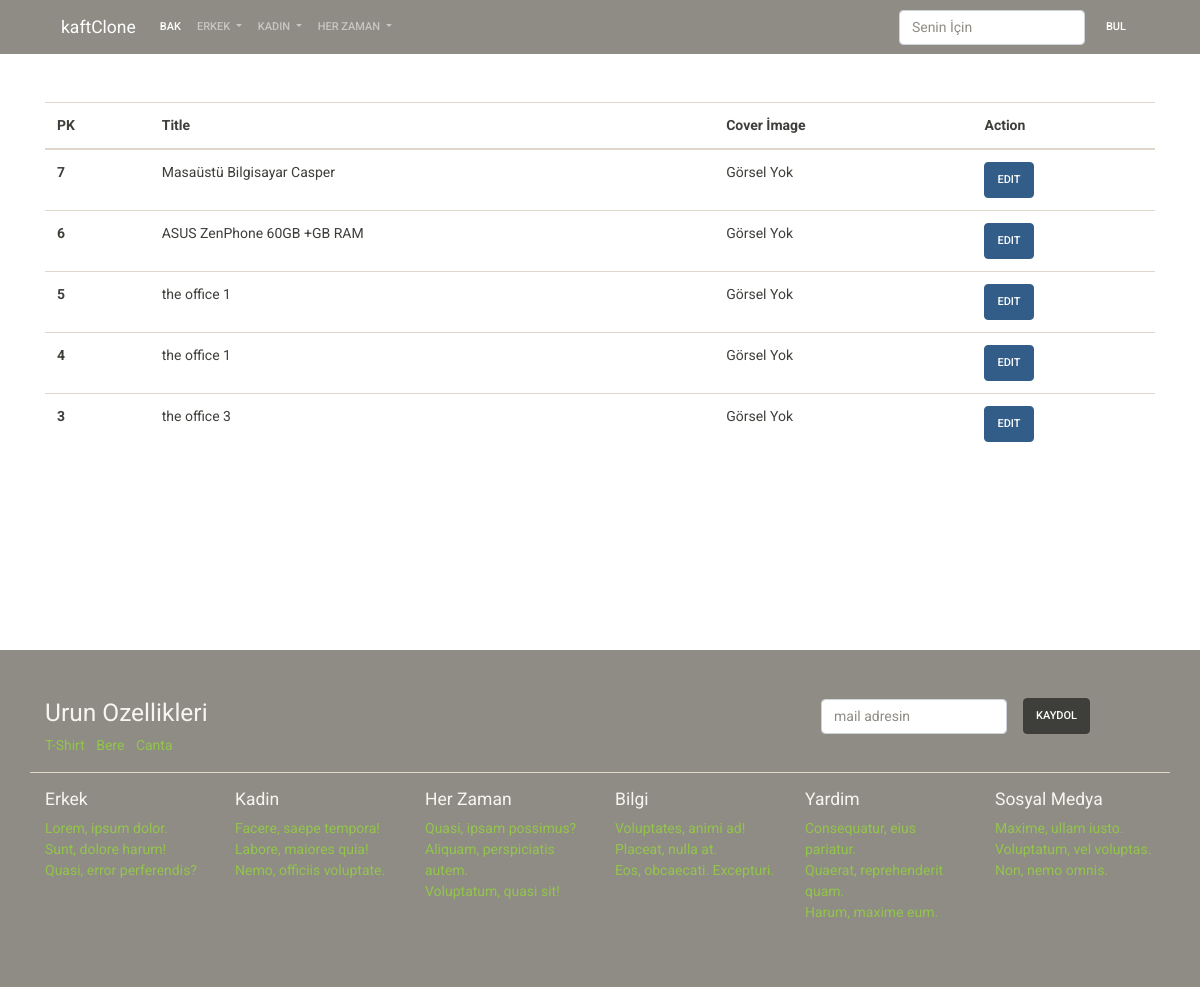
Page /manage/carousel/list/ on the earlier database version.
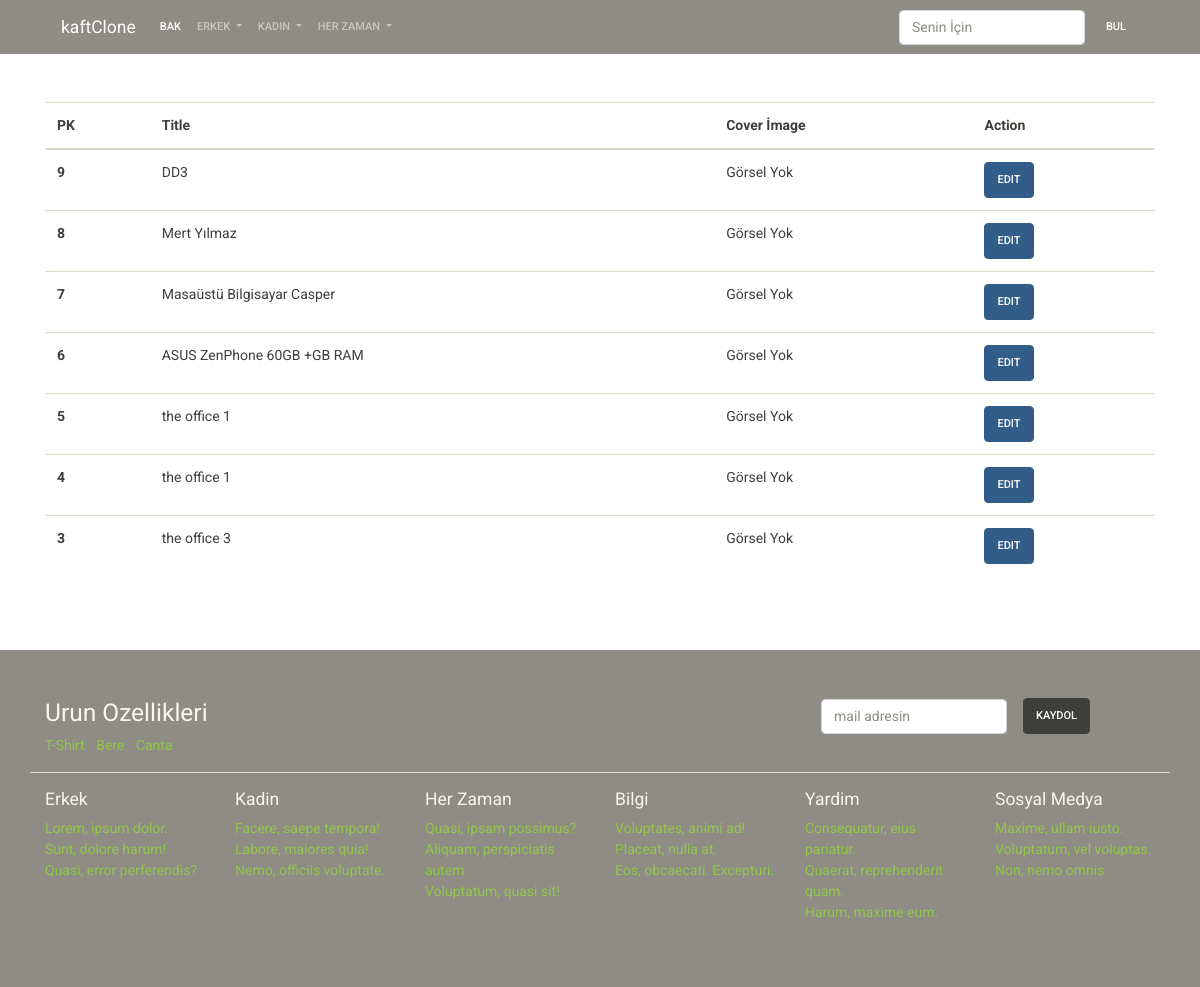
Same page on the later database version.
### page/models.py (models this page shows)
class Carousel(models.Model):
    title = models.CharField(max_length=200, blank=True, null=True)
    cover_image = models.ImageField(
        upload_to="carousel",
        null=True,
        blank=True,
    )
    status = models.CharField(
        default=DEFAULT_STATUS,
        choices=STATUS,
        max_length=10,
    )
    created_at = models.DateTimeField(auto_now_add=True)
    updated_at = models.DateTimeField(auto_now=True)

### page/views.py (the view)
# urls.py: path('carousel/list/', carousel_list, name='carousel_list'),
def carousel_list(request):
    context = dict()
    context["carousel"] = Carousel.objects.all().order_by("-pk")
    return render(request, "manage/carousel_list.html", context)

### templates/manage/carousel_list.html
{% extends 'base/base.html' %}
{% block content %}
<div class="container mt-5" style="height: 500px;">
    <div class="row">
        <div class="col-sm-12 ">
            <table class="table">
                <thead>
                    <tr>
                        <th scope="col">PK</th>
                        <th scope="col">Title</th>
                        <th scope="col">Cover İmage</th>
                        <th scope="col">Action</th>
                    </tr>
                </thead>
                <tbody>
                    {% for item in carousel %}
                    <tr>
                        <th scope="row">{{ item.pk }}</th>
                        <td>{{ item.title }}</td>
                        <td>
                            {% if item == cover_image %}
                            <img src="{{ item.cover_image.url }}" class="w-100">
                            {% else %}
                                Görsel Yok
                            {% endif %}
                        </td>
                        <td><a href="" class="btn btn-primary">Edit</a></td>
                    </tr>
                    {% endfor %}
                </tbody>
            </table>
        </div>
    </div>
</div>
{% endblock %}

Differences in the rows shown:
added Carousel: pk "9", title "DD3"
added Carousel: pk "8", title "Mert Yılmaz"
